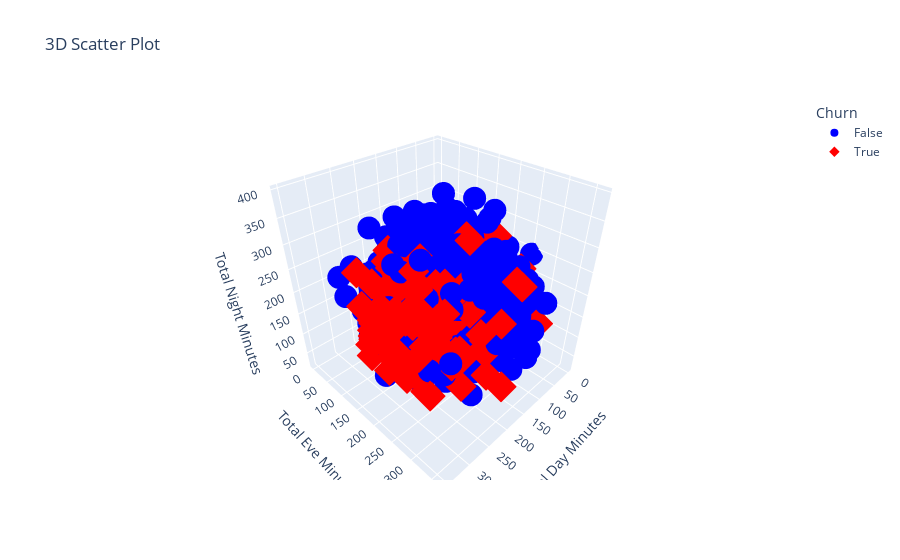

The notebook cell saved with this chart:
### Code cell
fig = px.scatter_3d(df, x='Total day minutes', y='Total eve minutes', z='Total night minutes',
                    color='Churn', symbol='Churn',
                    title='3D Scatter Plot',
                    labels={'Total day minutes': 'Total Day Minutes',
                            'Total eve minutes': 'Total Eve Minutes',
                            'Total night minutes': 'Total Night Minutes'},
                    color_discrete_map={False: 'blue', True: 'red'})

fig.update_layout(scene=dict(xaxis_title='Total Day Minutes',
                             yaxis_title='Total Eve Minutes',
                             zaxis_title='Total Night Minutes'),
                  legend_title='Churn',
                  showlegend=True)

fig.show()

### Figure 1 — Plotly figure (JSON) as saved in the notebook; plotly's stock layout.template omitted (floating-point values rounded to 4 significant figures; data arrays with more than 128 entries replaced by an {"elided": "..."} marker saying what was removed)
{"data": [{"hovertemplate": "Churn=False<br>Total Day Minutes=%{x}<br>Total Eve Minutes=%{y}<br>Total Night Minutes=%{z}<extra></extra>", "legendgroup": "False", "marker": {"color": "blue", "symbol": "circle"}, "mode": "markers", "name": "False", "scene": "scene", "showlegend": true, "type": "scatter3d", "x": {"elided": "2850 float values"}, "y": {"elided": "2850 float values"}, "z": {"elided": "2850 float values"}}, {"hovertemplate": "Churn=True<br>Total Day Minutes=%{x}<br>Total Eve Minutes=%{y}<br>Total Night Minutes=%{z}<extra></extra>", "legendgroup": "True", "marker": {"color": "red", "symbol": "diamond"}, "mode": "markers", "name": "True", "scene": "scene", "showlegend": true, "type": "scatter3d", "x": {"elided": "483 float values"}, "y": {"elided": "483 float values"}, "z": {"elided": "483 float values"}}], "layout": {"legend": {"title": {"text": "Churn"}, "tracegroupgap": 0}, "scene": {"domain": {"x": [0, 1], "y": [0, 1]}, "xaxis": {"title": {"text": "Total Day Minutes"}}, "yaxis": {"title": {"text": "Total Eve Minutes"}}, "zaxis": {"title": {"text": "Total Night Minutes"}}}, "showlegend": true, "title": {"text": "3D Scatter Plot"}}}
